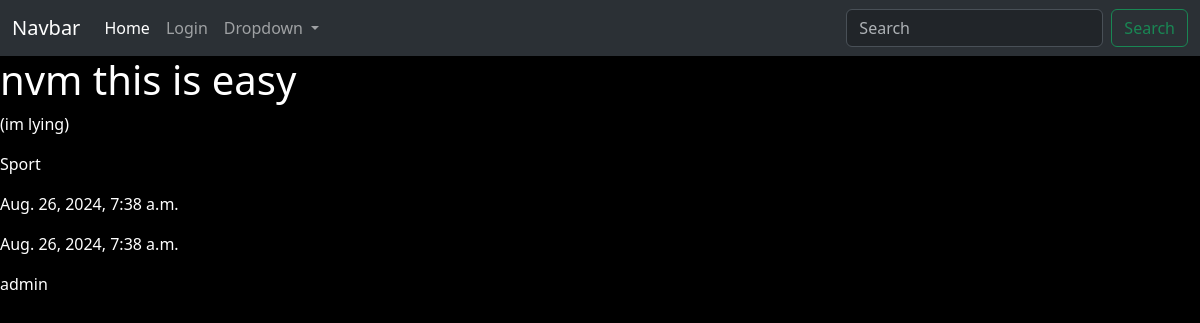
The page /post_detail/4/ on the database its author committed.
### blog/models.py (models this page shows, shortened)
class Post(models.Model):
    title = models.CharField(max_length=100)
    content = models.TextField()
    category = models.ForeignKey(Category, on_delete=models.CASCADE)
    created_at = models.DateTimeField(auto_now_add=True)
    updated_at = models.DateTimeField(auto_now=True)
    author = models.ForeignKey(User, on_delete=models.CASCADE)

class Category(models.Model):
    name = models.CharField(max_length=100)
    def __str__(self):
        return self.name

### blog/views.py (the view)
# urls.py: path('post_detail/<int:pk>/', PostDetailView.as_view(), name='post_detail'),
class PostDetailView(DetailView):
    model = Post
    template_name = 'post_detail.html'

### templates/post_detail.html (shortened to what this page needs)
{% extends 'base.html' %}
{% block content %}
	<h1>{{ object.title }}</h1>
    <p>{{ object.content }}</p>
    <p>{{ object.category }}</p>
    <p>{{ object.created_at }}</p>
    <p>{{ object.updated_at }}</p>
    <p>{{ object.author }}</p>
{% endblock %}

### templates/base.html (style rules this page uses)
body { background-color: black; color: white; }

### rows shown on the page
Post: title "nvm this is easy", content "(im lying)", category "Sport", created_at "Aug. 26, 2024, 7:38 a.m.", updated_at "Aug. 26, 2024, 7:38 a.m.", author "admin"
